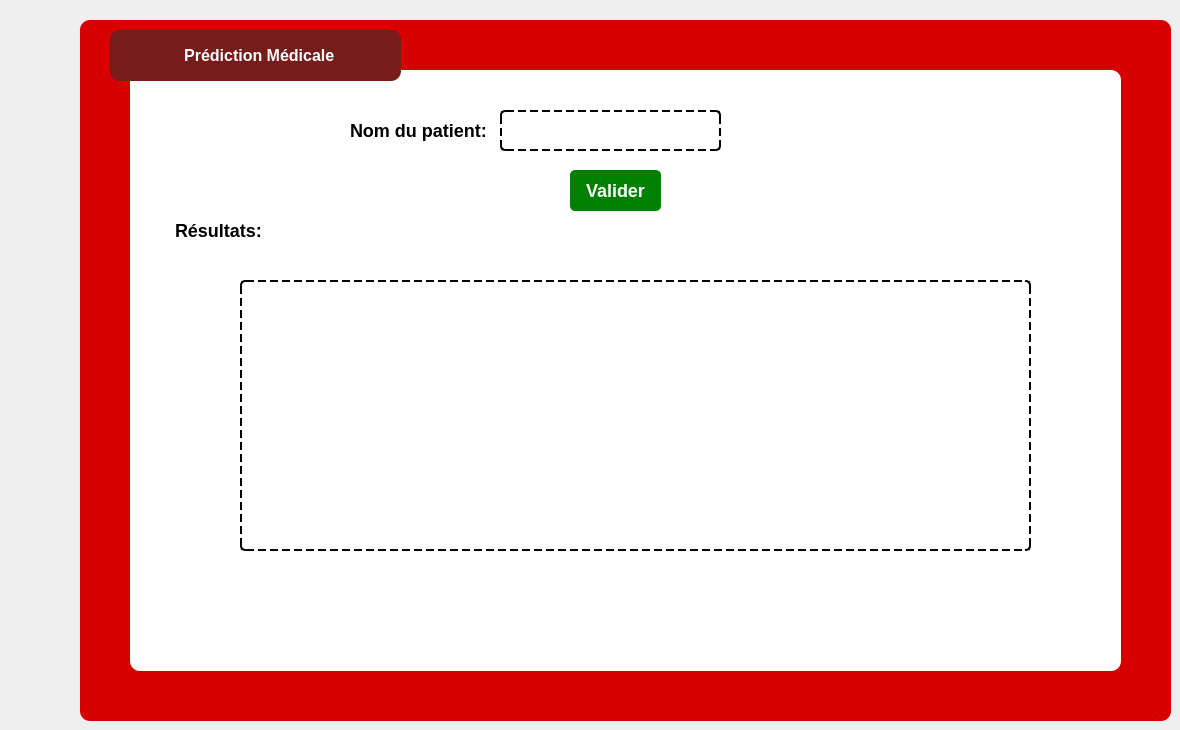
      <widget class="QWidget" name="Statistique_10">
       <attribute name="title">
        <string>Prédiction</string>
       </attribute>
       <widget class="QFrame" name="frame_21">
        <property name="geometry">
         <rect>
          <x>80</x>
          <y>20</y>
          <width>1091</width>
          <height>701</height>
         </rect>
        </property>
        <property name="styleSheet">
         <string notr="true">QFrame {
    background-color: #D60000;
    border-radius: 10px;
    padding: 10px;
}
</string>
        </property>
        <property name="frameShape">
         <enum>QFrame::Shape::StyledPanel</enum>
        </property>
        <property name="frameShadow">
         <enum>QFrame::Shadow::Raised</enum>
        </property>
        <widget class="QGroupBox" name="groupBox_20">
         <property name="geometry">
          <rect>
           <x>50</x>
           <y>50</y>
           <width>991</width>
           <height>601</height>
          </rect>
         </property>
         <property name="styleSheet">
          <string notr="true">QGroupBox {
    background-color: #FFFFFF;
    border-radius: 10px;
    border: none;
    padding: 10px;
}
QGroupBox::title {
    color: #D60000;
    font-weight: bold;
}

</string>
         </property>
         <property name="title">
          <string/>
         </property>
         <widget class="QLabel" name="label_172">
          <property name="geometry">
           <rect>
            <x>160</x>
            <y>40</y>
            <width>231</width>
            <height>41</height>
           </rect>
          </property>
          <property name="styleSheet">
           <string notr="true">QLabel {
    background-color: transparent; /* Fond transparent */
    color: #000000;                /* Texte noir */
    border: none;                  /* Pas de bordure */
    font-weight: bold;             /* Texte en gras */
    font-size: 18px;               /* Taille de police de 18px */
}
</string>
          </property>
          <property name="text">
           <string>         Nom du patient:</string>
          </property>
         </widget>
         <widget class="QLineEdit" name="lineEdit_70">
          <property name="geometry">
           <rect>
            <x>370</x>
            <y>40</y>
            <width>221</width>
            <height>41</height>
           </rect>
          </property>
          <property name="styleSheet">
           <string notr="true">QLineEdit {
    background-color: transparent; /* Fond transparent */
    color: #000000;                /* Texte noir normal */
    font-size: 14px;               /* Taille de la police */
    border: 2px dashed #000000;    /* Bordure en pointillés épaisse */
    border-radius: 5px;            /* Coins légèrement arrondis */
    padding: 8px;                  /* Espacement interne pour le texte */
    border-style: dashed;          /* Style en pointillés */
}</string>
          </property>
         </widget>
         <widget class="QPushButton" name="pushButton_51">
          <property name="geometry">
           <rect>
            <x>440</x>
            <y>100</y>
            <width>91</width>
            <height>41</height>
           </rect>
          </property>
          <property name="styleSheet">
           <string notr="true">QPushButton {
    background-color: #008000;  /* Couleur de fond verte */
    color: #FFFFFF;             /* Texte blanc */
    font-weight: bold;          /* Texte en gras */
    font-size: 18px;            /* Taille de police 16px dès le départ */
    border-radius: 5px;         /* Coins arrondis */
    padding: 5px 10px;          /* Espacement interne du bouton */
    border: none;               /* Pas de bordure */
}

QPushButton:hover {
    background-color: #006400;  /* Couleur de fond plus foncée au survol */
    color: white;               /* Texte toujours blanc */
    border-radius: 10px;        /* Coins arrondis plus marqués au survol */
    font-weight: bold;          /* Texte en gras (encore) */
    border: none;               /* Pas de bordure au survol */
}
</string>
          </property>
          <property name="text">
           <string>Valider</string>
          </property>
         </widget>
         <widget class="QLabel" name="label_173">
          <property name="geometry">
           <rect>
            <x>30</x>
            <y>140</y>
            <width>131</width>
            <height>41</height>
           </rect>
          </property>
          <property name="styleSheet">
           <string notr="true">QLabel {
    background-color: transparent; /* Fond transparent */
    color: #000000;                /* Texte noir */
    border: none;                  /* Pas de bordure */
    font-weight: bold;             /* Texte en gras */
    font-size: 18px;               /* Taille de police de 18px */
}
</string>
          </property>
          <property name="text">
           <string>Résultats:</string>
          </property>
         </widget>
         <widget class="QTextEdit" name="textEdit_20">
          <property name="geometry">
           <rect>
            <x>110</x>
            <y>210</y>
            <width>791</width>
            <height>271</height>
           </rect>
          </property>
          <property name="styleSheet">
           <string notr="true">QTextEdit {
    background-color: transparent; /* Transparent background */
    color: #000000;                /* Black text */
    font-weight: normal;           /* Normal text inside */
    font-size: 14px;               /* Text size */
    
    border: 2px dashed #000000;    /* Thick dashed border */
    border-radius: 5px;            /* Slightly rounded corners */
    padding: 8px;                  /* Space inside */
    border-style: dashed;          /* Dashed style */
}
</string>
          </property>
         </widget>
        </widget>
        <widget class="QLabel" name="label_174">
         <property name="geometry">
          <rect>
           <x>30</x>
           <y>10</y>
           <width>291</width>
           <height>51</height>
          </rect>
         </property>
         <property name="styleSheet">
          <string notr="true">QLabel {
    background-color: #781b1b;  /* Couleur de fond bordeaux */
    color: #FFFFFF;             /* Texte blanc */
    font-weight: bold;          /* Texte en gras */
    font-size: 16px;            /* Taille du texte */
    border-radius: 10px;        /* Coins arrondis */
    padding: 8px;               /* Espacement intérieur */
    text-align: center;         /* Centrage du texte */
}
</string>
         </property>
         <property name="text">
          <string>              Prédiction Médicale</string>
         </property>
        </widget>
       </widget>
      </widget>
